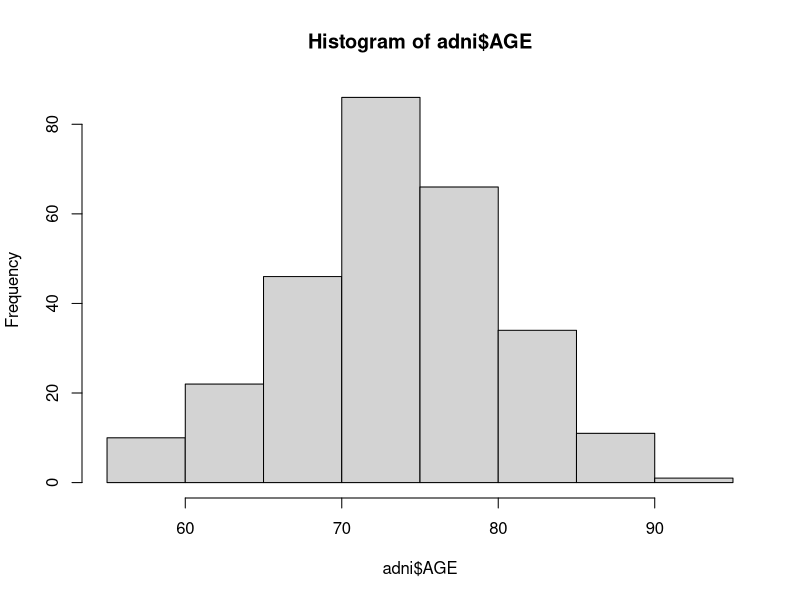
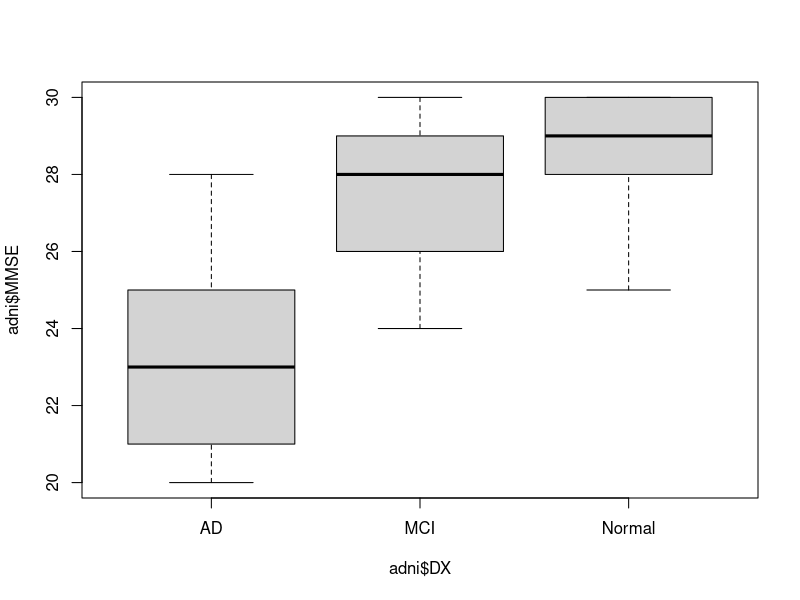
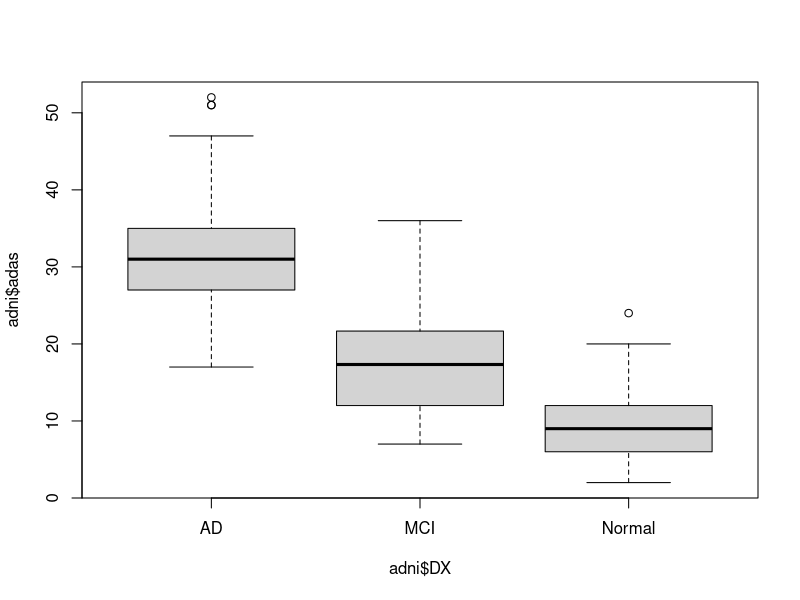

Recreate these plots in R, in order. (Note: this script raises an error after producing the figures.)
# Set working directory 
setwd("/Users/raphaelpalacio/Desktop/Emory/Y3S1/QTM100/Lab/LabHomework/LabHw2")

adni <-read.table("ADNI.txt", header = TRUE)

#Question 1: How many observations?
#Import txt file ADNI.txt using "open an existing file"
#Result: 276 OBSERVATIONS


# Question 2
str(adni) 
#Result
#Description    DX     AGE   APOE4   GENDER   MMSE    adas   WholeBrain
#In reality   categ.   num    num     cat     num     num      num
#In R          chr     num    int     chr     int     num      int


#Question 3: Re-code APOE4 Variable
adni$APOE4f <-factor(adni$APOE4, labels = c("No copies", "One copy","Two coppies" ))
str(adni$APOE4f)
summary(adni$APOE4f)
#The least common genetic variant is the one with two copies with 30 observations.
#We recoded the APOE4 variable to factors that were then intervals represented 
#no, 1 or 2 copies.

# Question 4: Appropriate graph to visualize the distribution of AGE
hist(adni$AGE)
# It is easier to visualize the frequency 

# Question 5:
#a) To visualize the relationship between Alzheimer's diagnosis (DX) and the cognitive#impairment test MMSE use box plots. 
boxplot(adni$MMSE  ~ adni$DX)
# People with Alzheimer had a wider rangee in MMSE. people with normal brains got higher schores

#b)
boxplot(adni$adas  ~ adni$DX)
# People with normal scores - on average - lower on adas but those with alzheimers acheived higher scores

# Question 6:
#a) I will create a new object that divides each value of adni$WholeBrain by 100,000 and store it in a new variable called adni$WholeBrainf
WholeBrainF <- brain$WholeBrain / 100000
WholeBrainF <- adni$WholeBrain / 100000
WholeBrainF


#b) For numerical variables, We use the tapply() function to compare a numerical variable across groups of a categorical variable.
# AGE
tapply(X = adni$AGE, INDEX = adni$DX, FUN = mean)
#       AD      MCI   Normal 
# 73.91667 72.92266 74.28936 
tapply(X = adni$AGE, INDEX = adni$DX, FUN = sd)
#      AD      MCI   Normal 
# 8.006996 7.345171 5.770363

# For all 276
mean(adni$AGE)
sd(adni$AGE)
# 73.58261 6.994839

# For categorical variables, we can create a 2x2 table comparing the categorical variable across diagnosis groups.
# Then, we can create a proportion table that shows the proportion of observations for each group of the categorical variable and each diagnosis group.

# Gender
dx.gender.tab <- table(adni$GENDER, adni$DX)
dx.gender.tab 
#         AD MCI Normal
#Female 24  53     46
#Male   30  75     48

prop.table(dx.gender.tab)
#  This command creates a proportion table of the above data.
#                AD        MCI     Normal
#Female 0.08695652 0.19202899 0.16666667
#Male   0.10869565 0.27173913 0.17391304

# Brain Volume -> numerical variable so we take the mean and sd
tapply(X = WholeBrainF, INDEX = adni$DX, FUN = mean)
#       AD       MCI    Normal 
#       9.663467 10.321102 10.376936 

tapply(X = WholeBrainF, INDEX = adni$DX, FUN = sd)
#       AD       MCI    Normal 
#       1.2036533 1.1245627 0.9698503 

# APOE4
dx.APOE4F.tab <- table(adni$APOE4, adni$DX)
dx.APOE4F.tab
# AD MCI Normal
# 18  57     62
# 25  56     28
# 11  15      4
#  This command makes a new object that creates a table comparing number of APOE alleles to diagnosis group.
prop.table(dx.APOE4F.tab)
#  This command creates a proportion table that gives the proportion of the above meaning.
prop.table(dx.APOE4F.tab)
#AD        MCI     Normal
#0.06521739 0.20652174 0.22463768
# 0.09057971 0.20289855 0.10144928
# 0.03985507 0.05434783 0.01449275

mean(adni$AGE)

# Question 7
# The ADNI study has *276* participants. The average age is *73.6* years and *55.4*% are male.
# The Alzheimer's group has a *lower* average brain volume than the normal group (*9.66* vs *10.38* mm^3).
# Patients with Alzheimer's diagnosis have a *HIGHER* prevalence of two copies of the APOE4 allele compared to normal diagnosis patients (*3.99%* vs 4.3%*)



